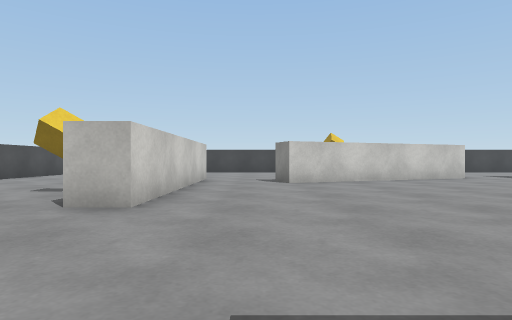
[1] (above)

20 first-person views from a walk through a scene from a Unity 3-D project. The camera is 0.55 m above the floor, looks level and sees 75° across. The floor is counted in squares, 1 m on a side. Each view is taken from the middle of a square. On the plan, view 1 faces up. The plan holds only what a view shows up to about 9 squares ahead; the rest is blank. The player is left out. Surface patterns are stand-ins for the level's own textures.

[2]
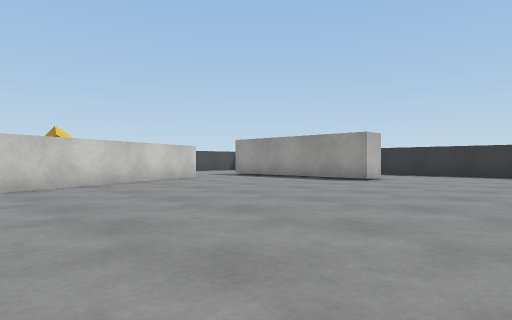

[3]
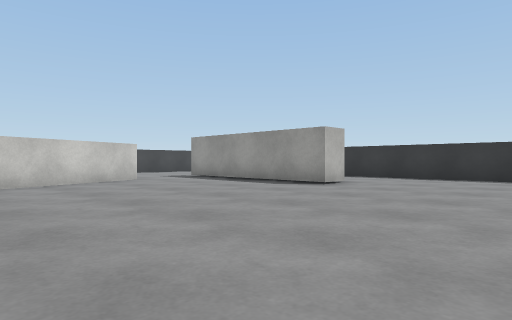

[4]
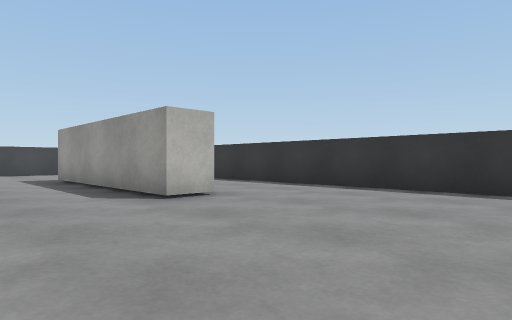

[5]
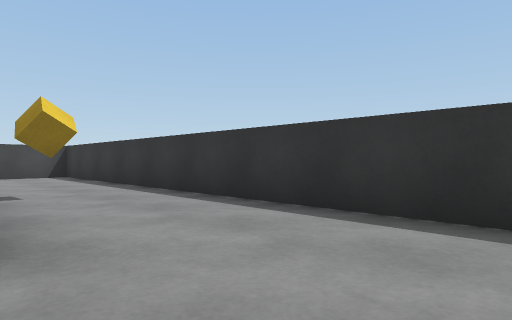

[6]
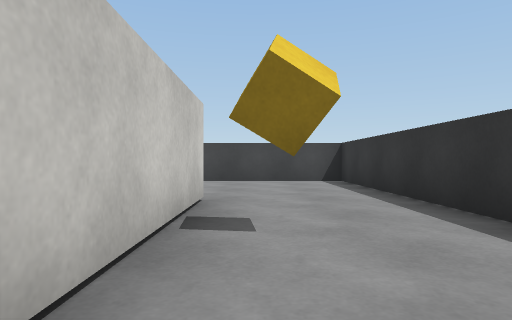

[7]
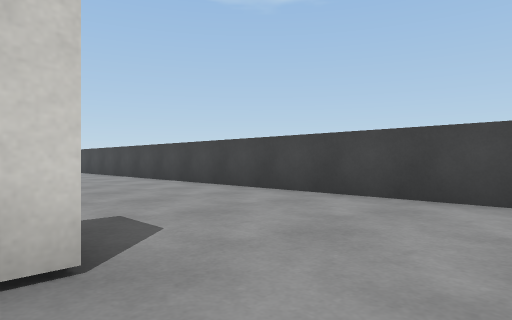

[8]
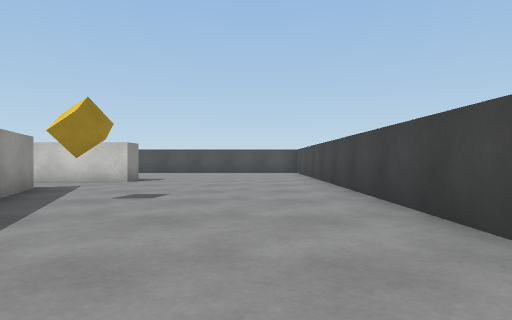

[9]
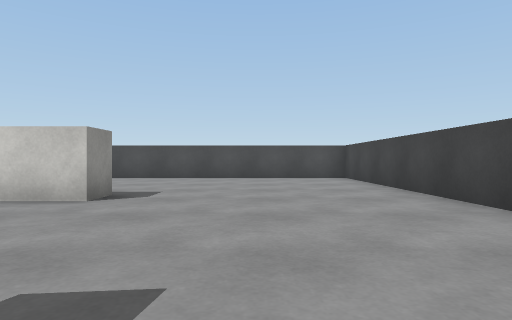

[10]
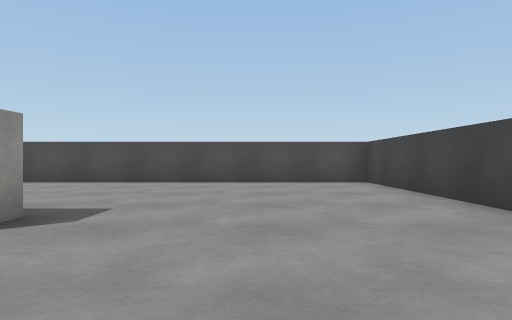

[11]
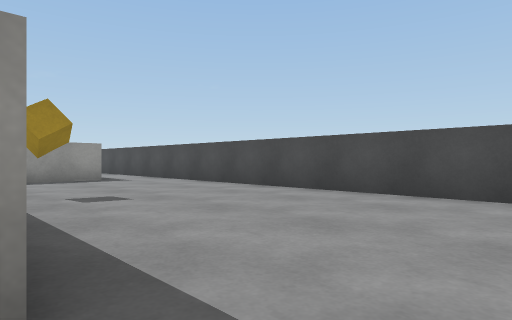

[12]
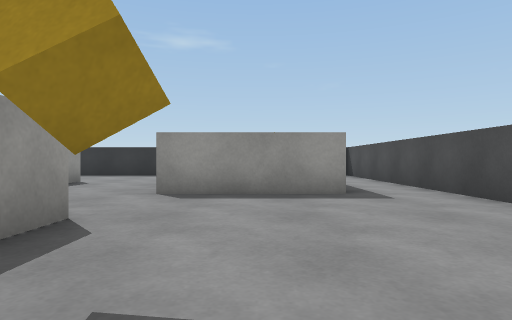

[13]
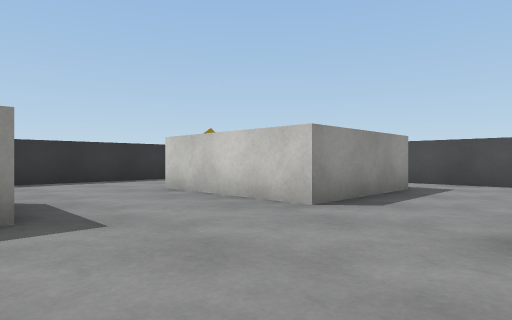

[14]
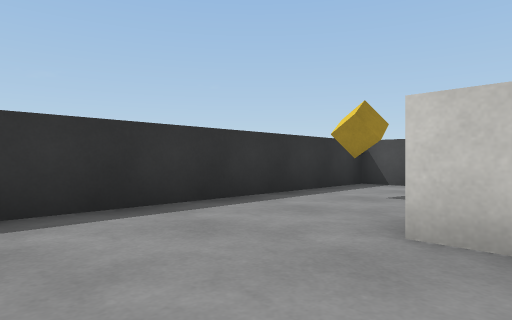

[15]
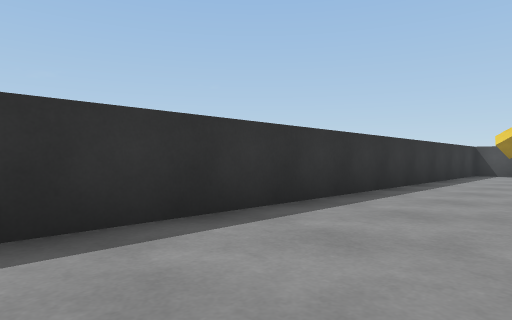

[16]
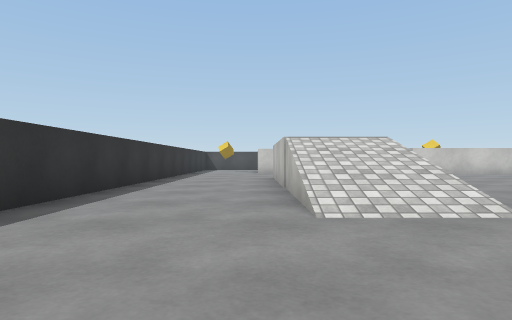

[17]
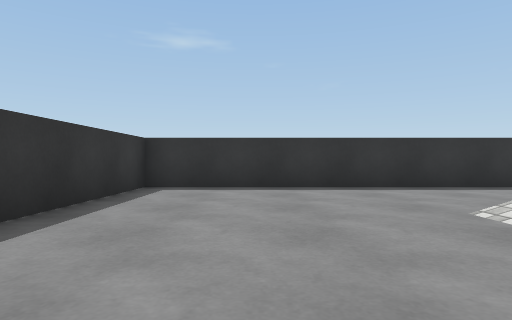

[18]
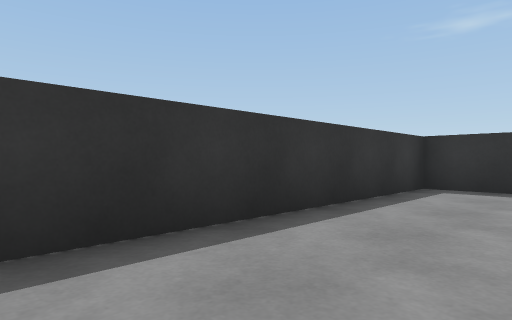

[19]
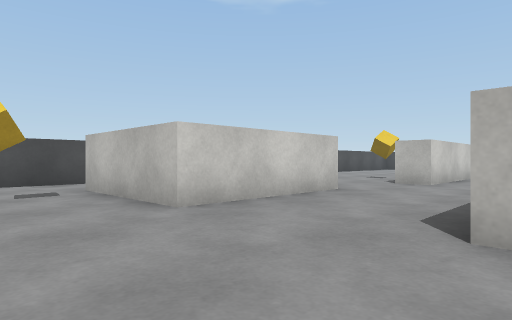

[20]
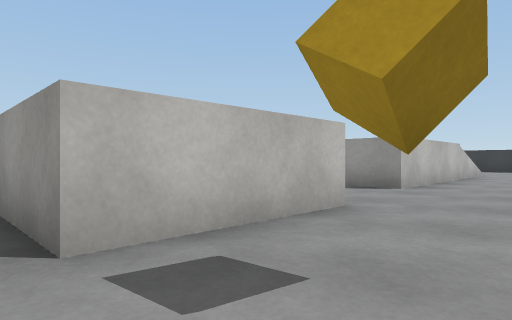

### Floor plan
Points are (right, up) in squares from view 1. A wall is a line through its corners. A room is listed if a view was taken in it or the views show most of it. See-through windows are left out.
Room 1 (views 1, 2, 3, 4, 5, 6, 7, 8, 9, 10, 11, 12, 13, 14, 15, 16, 17, 18, 19, 20)
walls: (5.9, 9.9) (0.8, 7.9) (0.5, 8.7) (2.2, 9.3); (9.4, 5.2) (8.4, 5.2) (8.4, 10.6); (-2.2, 9.7) (-1.4, 9.7) (-1.4, 3.9) (-2.2, 3.9) (-2.2, 4.8); (9.3, 10.6) (9.3, 6.9); (-5.5, 1.6) (-2.4, 1.6) (-2.4, -1.9) (-5.5, -1.9) (-5.5, 0.1); (12.3, -4.7) (12.3, 14.8) (-7.3, 14.8) (-7.3, -4.7) (12.3, -4.7)
objects: cube (-5, -3); cube (-3, 5); cube (2, 11); cube (10, 8)

Where each view was taken, in squares from view 1:
view 1: 0 up, 0 right, facing up
view 2: 1 up, 0 right, facing up-right
view 3: 1 up, 2 right, facing up-right
view 4: 1 up, 6 right, facing up-right
view 5: 3 up, 9 right, facing up-right
view 6: 6 up, 10 right, facing up
view 7: 10 up, 11 right, facing up-left
view 8: 13 up, 7 right, facing left
view 9: 12 up, 3 right, facing left
view 10: 12 up, 1 right, facing left
view 11: 11 up, 2 left, facing down-left
view 12: 7 up, 4 left, facing down
view 13: 4 up, 1 right, facing down-left
view 14: 1 down, 0 right, facing down-left
view 15: 2 down, 6 right, facing down-left
view 16: 2 down, 11 right, facing left
view 17: 2 up, 10 right, facing down
view 18: 2 up, 10 right, facing down-right
view 19: 4 down, 1 right, facing up-left
view 20: 4 down, 6 left, facing up-right
